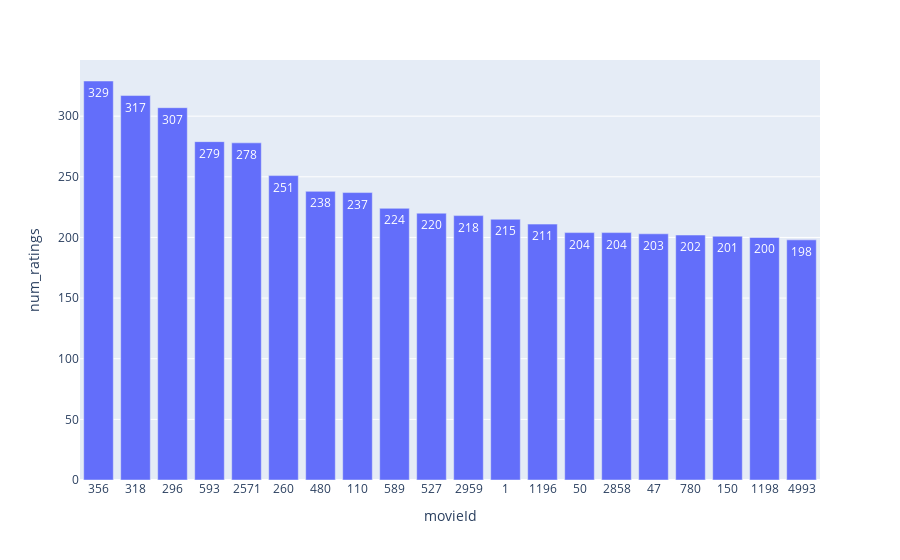

Notebook code cell kept with this figure:
### Code cell
# distribution of ratings per movie
df_plot = df_ratings.groupby(["movieId"]).agg(num_ratings=("rating", "count")).reset_index().sort_values(by="num_ratings", ascending=False).head(20)
df_plot["movieId"] = df_plot["movieId"].astype(str)
fig = px.bar(df_plot, x='movieId', y='num_ratings', text_auto=True)
fig.show()

### Figure 1 — Plotly figure (JSON) as saved in the notebook; plotly's stock layout.template omitted (floating-point values rounded to 4 significant figures)
{"data": [{"alignmentgroup": "True", "hovertemplate": "movieId=%{x}<br>num_ratings=%{y}<extra></extra>", "legendgroup": "", "marker": {"color": "#636efa", "pattern": {"shape": ""}}, "name": "", "offsetgroup": "", "orientation": "v", "showlegend": false, "textposition": "auto", "texttemplate": "%{y}", "type": "bar", "x": ["356", "318", "296", "593", "2571", "260", "480", "110", "589", "527", "2959", "1", "1196", "50", "2858", "47", "780", "150", "1198", "4993"], "xaxis": "x", "y": [329, 317, 307, 279, 278, 251, 238, 237, 224, 220, 218, 215, 211, 204, 204, 203, 202, 201, 200, 198], "yaxis": "y"}], "layout": {"barmode": "relative", "legend": {"tracegroupgap": 0}, "margin": {"t": 60}, "xaxis": {"anchor": "y", "domain": [0, 1], "title": {"text": "movieId"}}, "yaxis": {"anchor": "x", "domain": [0, 1], "title": {"text": "num_ratings"}}}}
